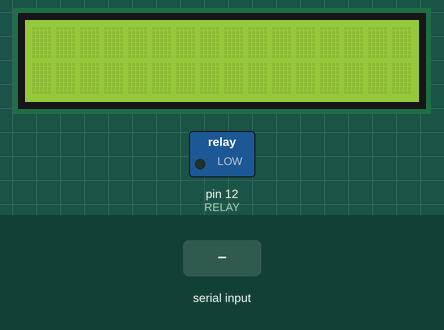
Recording of a sketch running on a simulated Arduino Uno, built with avr-gcc and run on an emulated ATmega328P. Shown: 16×2 character LCD, switched loads named in the sketch (green lamp = pin HIGH). The test bench sets the inputs (shaded band). What the sketch prints to the serial monitor is not drawn.

Above: at 1.2 s.
1.3 s: "on" received over Serial
At 2.9 s:
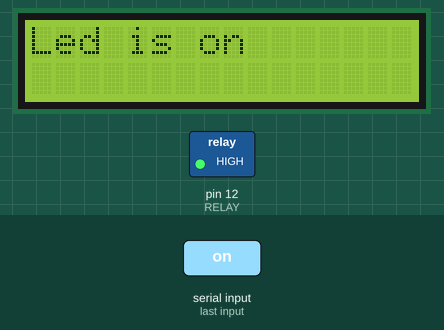
3.8 s: "off" received over Serial
At 6.0 s:
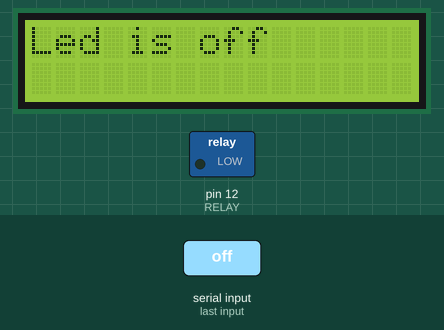
6.3 s: "1" received over Serial
At 7.9 s:
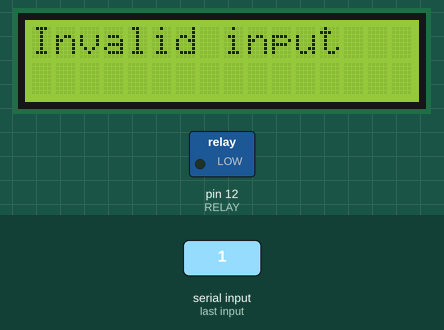
Timing chart, 0 to 9.4 s (numbered marks = the images above; inputs shaded):
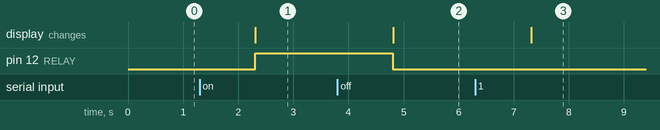

The sketch:

4.1.ino
```cpp
#include <LiquidCrystal_I2C.h>

#define RELAY 12

LiquidCrystal_I2C lcd(0x27,16,2);

void setup() {
  pinMode(RELAY, OUTPUT);
  Serial.begin(9600);
  lcd.init();
  lcd.backlight();
}

void loop() {
  if(Serial.available()) {
    String read = Serial.readString();
    read.trim();

    if(read == "on") {
      lcd.clear();
      digitalWrite(RELAY, HIGH);
      Serial.println("Led is on");
      lcd.print("Led is on");
    } else if(read == "off") {
      lcd.clear();
      digitalWrite(RELAY, LOW);
      Serial.println("Led is off");
      lcd.print("Led is off");
    } else {
      lcd.clear();
      Serial.println("Invalid input");
      lcd.print("Invalid input");
    }
  }
}
```

Measured:
- after the input at 1.3 s, pin 12 (RELAY): LOW → HIGH after 1.0 s; the display: changes after 1.0 s (image 1)
- after the input at 3.8 s, pin 12 (RELAY): HIGH → LOW after 1.0 s; the display: changes after 1.0 s (image 2)
- after the input at 6.3 s, the display: changes after 1.0 s (image 3)
